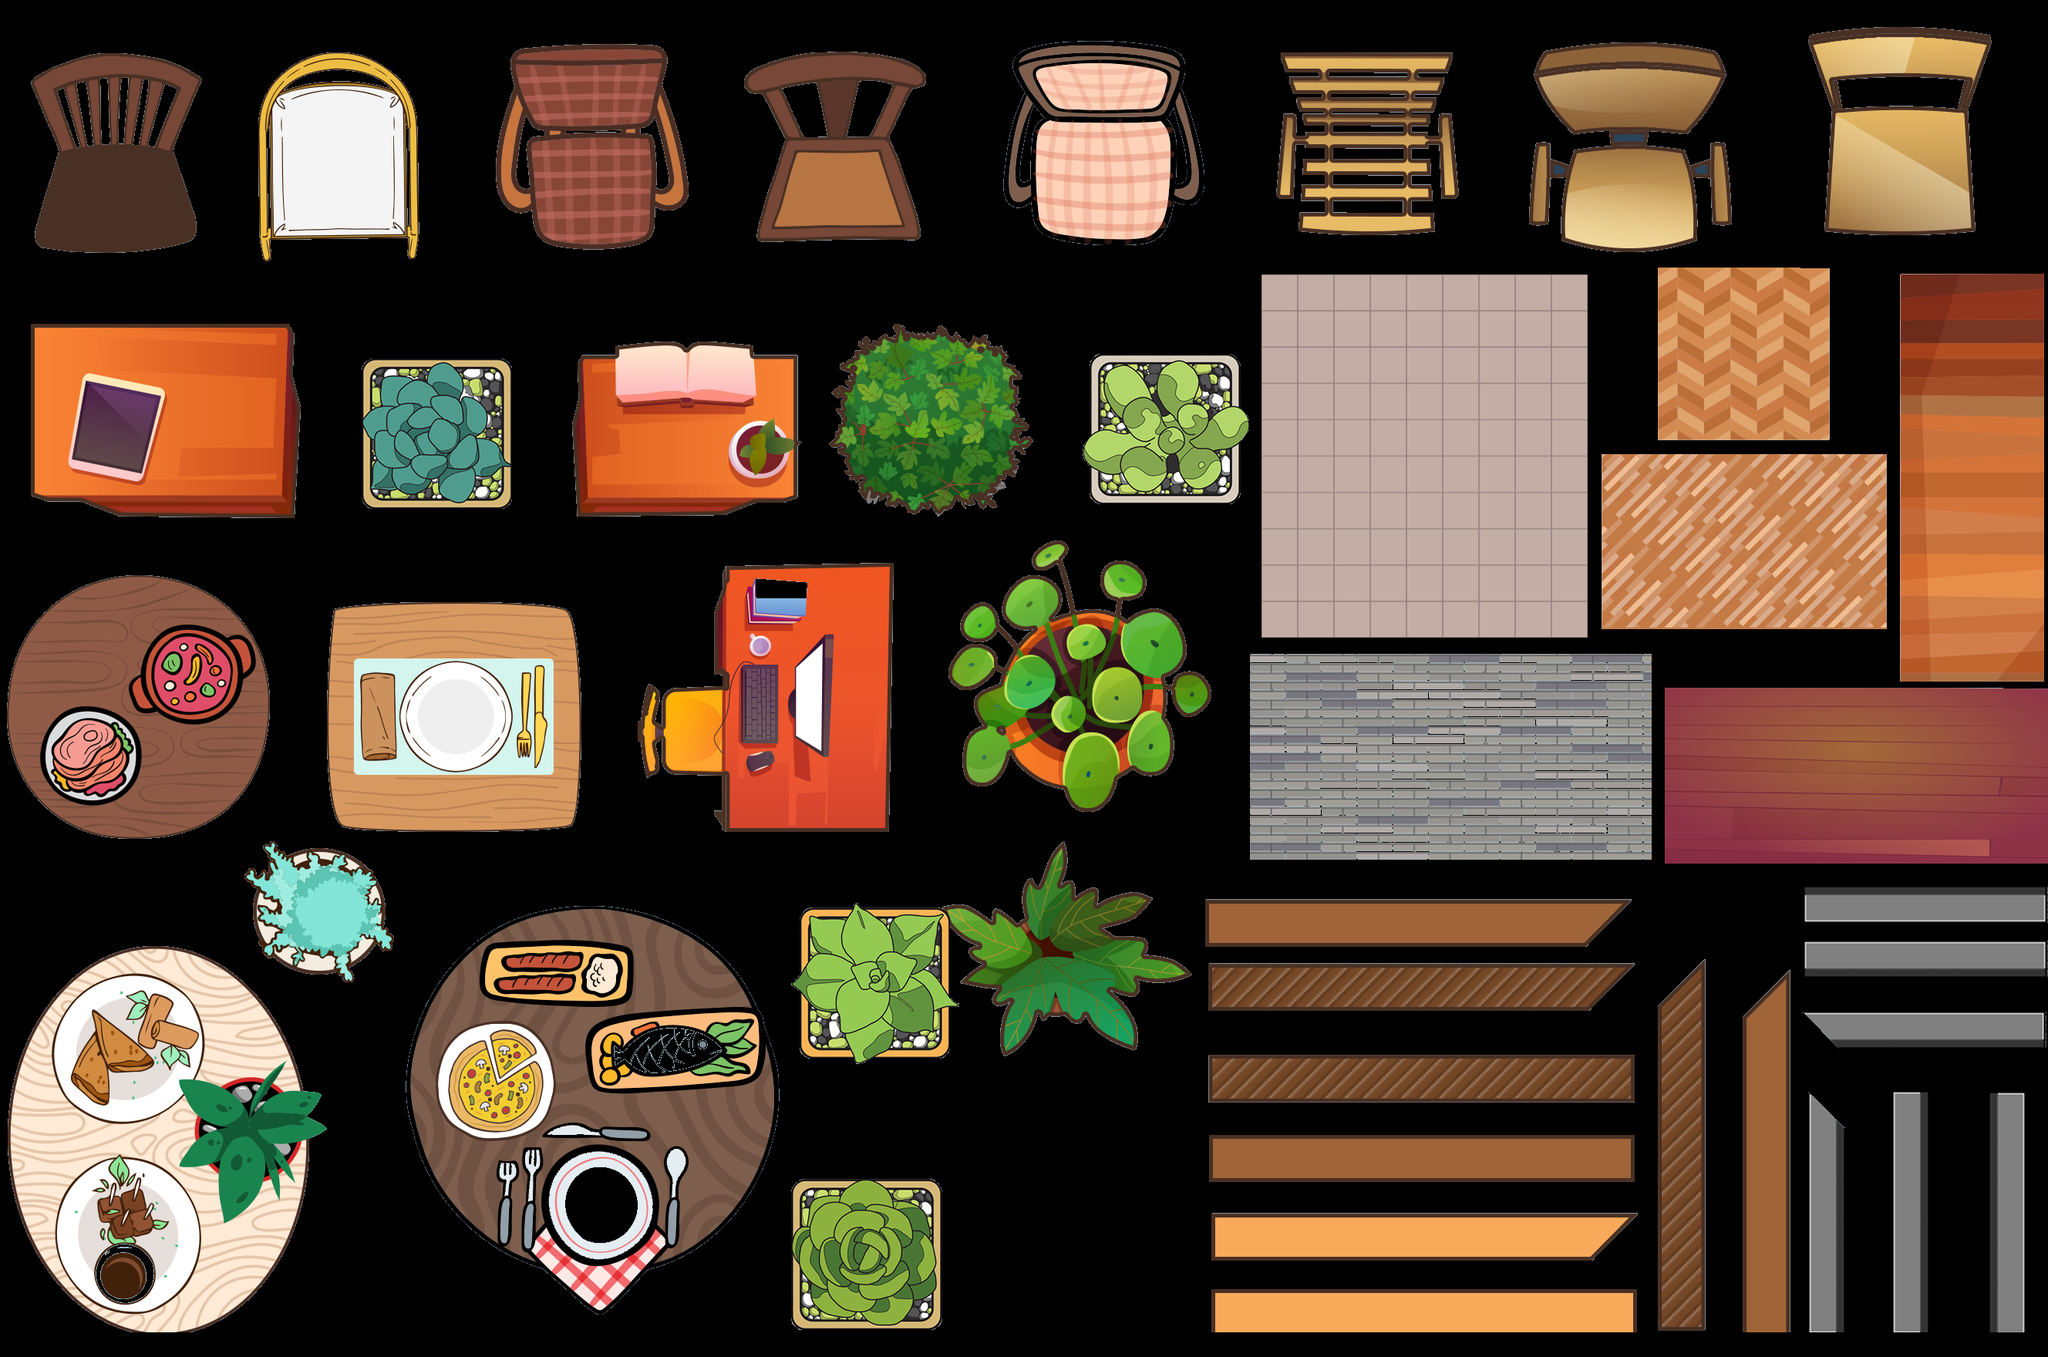

Tiled map render using the project's own tile images. Description and the map definition, with tile-layer contents summarised, below:
An orthogonal 83x55 tile map with 32x32 px tiles, 1 tile layer (Tile Layer 1).

<map version="1.2" tiledversion="1.2.3468" orientation="orthogonal" renderorder="right-down" width="83" height="55" tilewidth="32" tileheight="32" infinite="0" nextlayerid="2" nextobjectid="1">
 <tileset firstgid="1" name="kitchen_tileset" tilewidth="32" tileheight="32" tilecount="4565" columns="83">
  <image source="kitchen_tileset.png" trans="a7c3d0" width="2679" height="1791" />
 </tileset>
 <layer id="1" name="Tile Layer 1" width="83" height="55">
  <data>[4565 cells, 4482 non-empty, 4482 distinct tile ids]</data>
 </layer>
</map>
